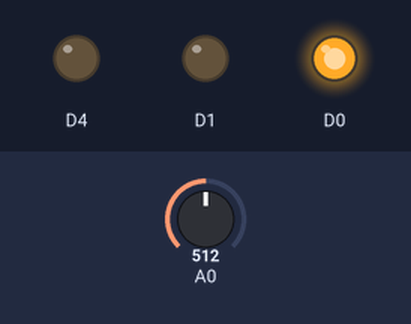
Recording of a sketch running on a simulated ESP8266 (NodeMCU). Parts: output pins drawn as LEDs (lit = HIGH). Inputs (shaded band) come from the test bench; at power-on: A0 = 512.

Above: at 0.06 s.
At 0.31 s:
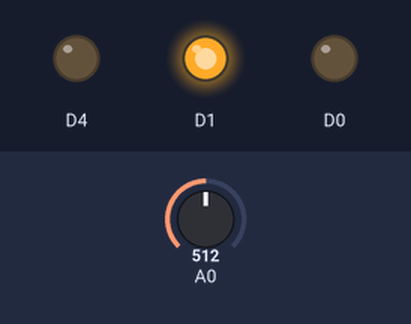
At 0.6 s:
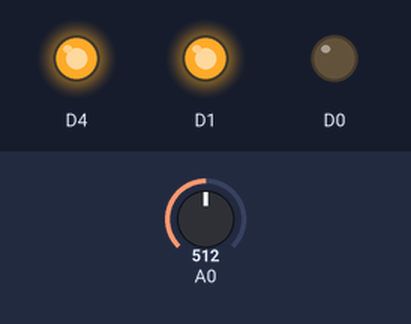
At 1.43 s:
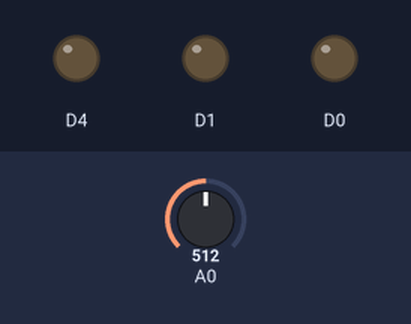
At 2.25 s:
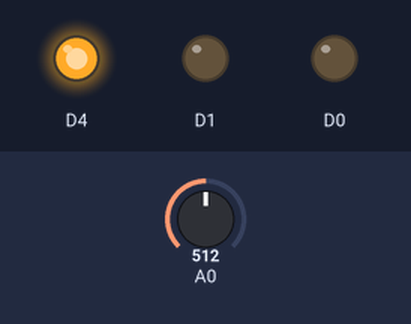
Timing chart, 0 to 3.0 s (numbered marks = the images above):
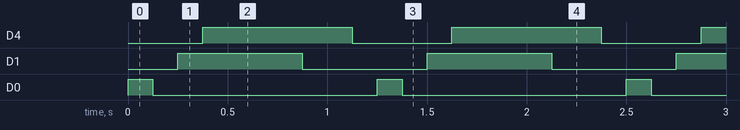

Measured:
- by itself, D4: alternates HIGH for 0.75 s and LOW for 0.50 s
- by itself, D1: alternates HIGH for 0.63 s and LOW for 0.63 s
- by itself, D0: alternates HIGH for 0.13 s and LOW for 1.1 s

The sketch:

3led_Blink.ino
```cpp
void setup() {

  pinMode(D0, OUTPUT);
  pinMode(D1, OUTPUT);
  pinMode(D4, OUTPUT);
  pinMode(A0, INPUT);

}

void loop() {
  int d = map (analogRead(A0), 0, 1024, 50, 200);
  digitalWrite(D0, 1);
  delay(d);
  digitalWrite(D0, 0);
  delay(d);

  digitalWrite(D1, 1);
  delay(d);
  digitalWrite(D4, 1);
  delay(d);

  digitalWrite(D4, 1);
  delay(d);
  digitalWrite(D0, 0);
  delay(d);
  digitalWrite(D1, 1);
  delay(d);
  digitalWrite(D1, 0);
  delay(d);
  digitalWrite(D4, 1);
  delay(d);
  digitalWrite(D4, 0);
  delay(d);

}
```
